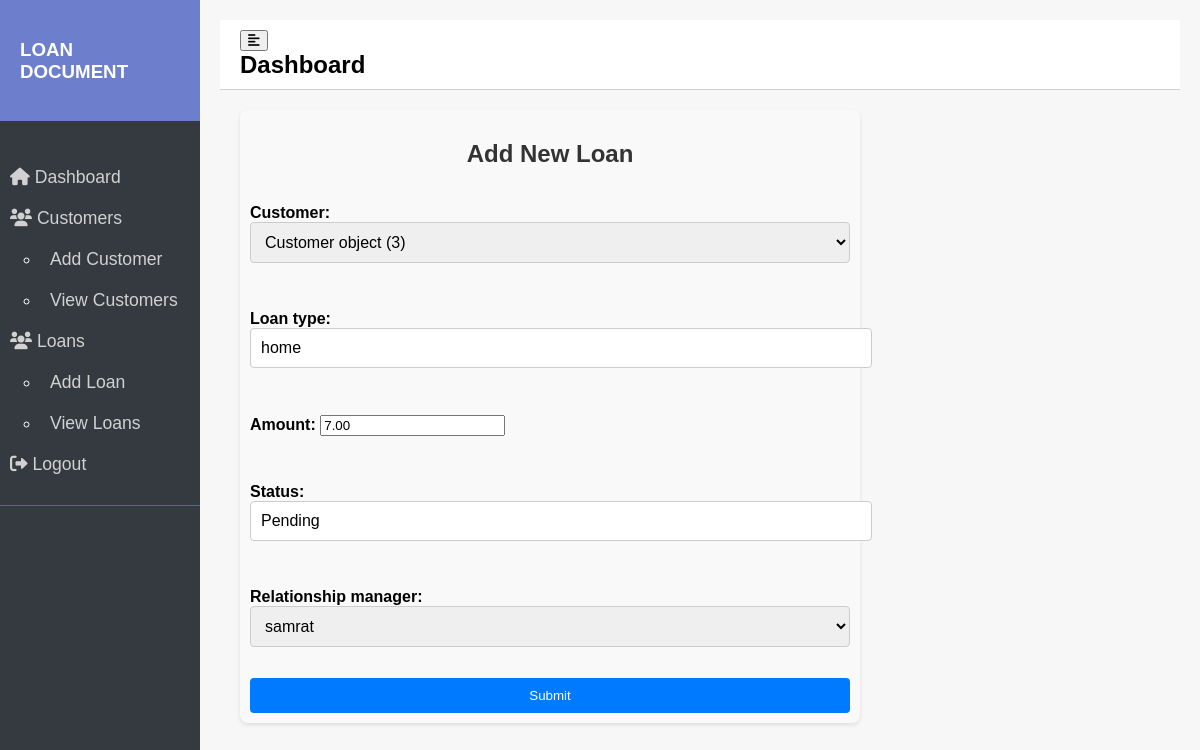
The app's page /loans/6/edit/ (signed in) with its own data.
### loans/models.py (models this page shows)
class Loan(models.Model):
    customer = models.ForeignKey(Customer, on_delete=models.CASCADE)
    loan_type = models.CharField(max_length=100)
    amount = models.DecimalField(max_digits=15, decimal_places=2)
    status = models.CharField(max_length=20, default='Pending')
    relationship_manager = models.ForeignKey(User, on_delete=models.CASCADE, related_name='managed_loans')

### loans/views.py (the view)
# urls.py: path('<int:pk>/edit/', views.loan_edit, name='loan_edit'),
@login_required
@permission_required('loans.change_loan', raise_exception=True)
def loan_edit(request, pk):
    loan = get_object_or_404(Loan, pk=pk)
    if request.method == 'POST':
        form = LoanForm(request.POST, instance=loan)
        if form.is_valid():
            form.save()
            return redirect('view_loans')
    else:
        form = LoanForm(instance=loan)
    return render(request, 'loans/loan_form.html', {'form': form})

### loans/forms.py
class LoanForm(forms.ModelForm):
    class Meta:
        model = Loan
        fields = ['customer', 'loan_type', 'amount', 'status', 'relationship_manager']

### loans/templates/loans/loan_form.html (shortened to what this page needs)
{% extends "loans/base.html" %}
{% block content %}
<head>
    {% load static %}
    <link rel="stylesheet" href="{% static 'css/styles_loanform.css' %}">
</head>
<div class="container">
    <h2>Add New Loan</h2>
    <form method="post">
        {{ form.as_p }}
        <button type="submit" class="btn btn-primary">Submit</button>
    </form>
</div>
{% endblock %}

### static/css/styles_base.css (style rules this page uses)
body, html { margin: 0; padding: 0; height: 100%; font-family: 'Poppins', sans-serif; background: #f7f7f7; }

### static/css/styles_loanform.css (style rules this page uses)
.container { margin: 20px; padding: 10px; background-color: #f9f9f9; border-radius: 8px; box-shadow: 0 2px 4px rgba(0, 0, 0, 0.1); max-width: 600px; }
.container h2 { text-align: center; color: #333; margin-bottom: 20px; }
form { display: flex; flex-direction: column; gap: 15px; }
form label { font-weight: bold; margin-bottom: 5px; }
form input[type="text"], form input[type="email"], form input[type="password"], form select, form textarea { padding: 10px; border: 1px solid #ccc; border-radius: 4px; font-size: 1em; width: 100%; }
form .btn-primary { background-color: #007bff; color: #fff; padding: 10px; border: none; border-radius: 4px; cursor: pointer; transition: background-color 0.3s; }

### records on screen
Loan: customer "Customer object (3)", loan_type "home", amount "7.00", status "Pending", relationship_manager "samrat"
